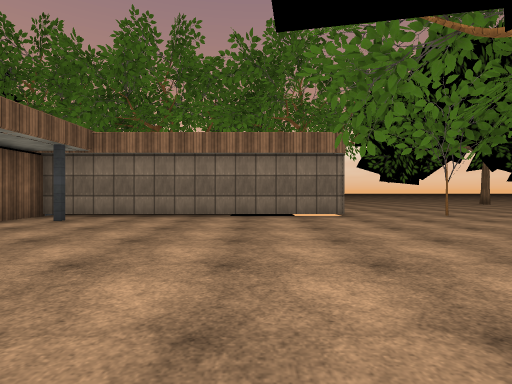
View 1 (above)

22 first-person views from a walk through a 3-D level made in the Unity game engine. The camera is 1.2 m above the floor, looks level and sees 80° across. Doors are open. The floor is counted in squares, 2 m on a side. Each view is taken from the middle of a square. On the plan, view 1 faces up. The plan holds only what a view shows up to about 9 squares ahead; the rest is blank. The place goes on beyond the plan. The player character is not drawn. Some surface patterns are stand-ins.

View 2
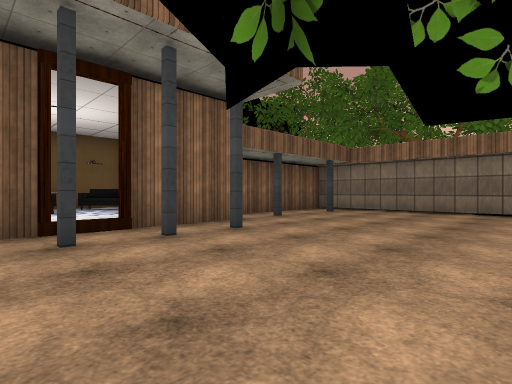

View 3
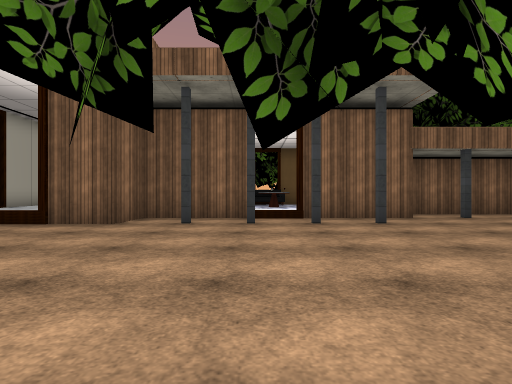

View 4
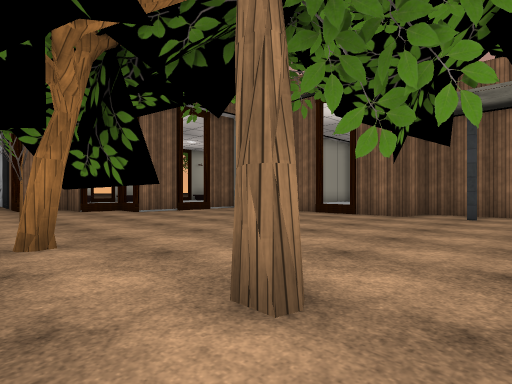

View 5
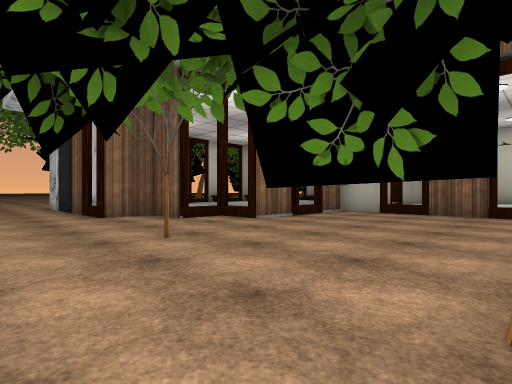

View 6
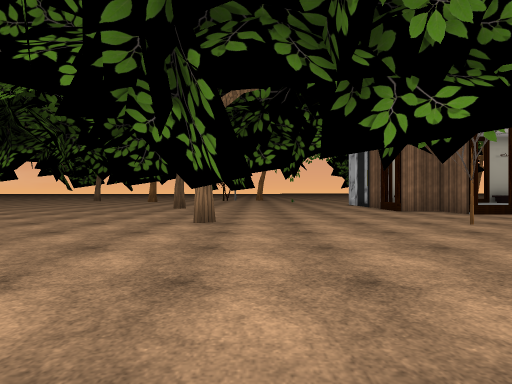

View 7
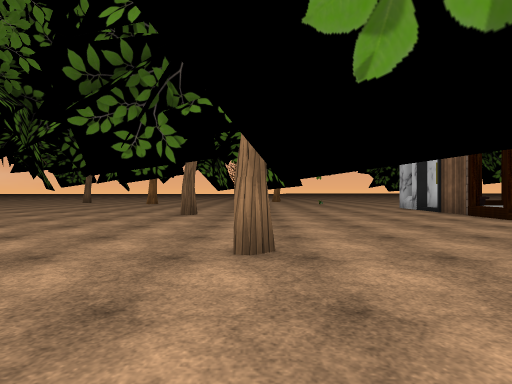

View 8
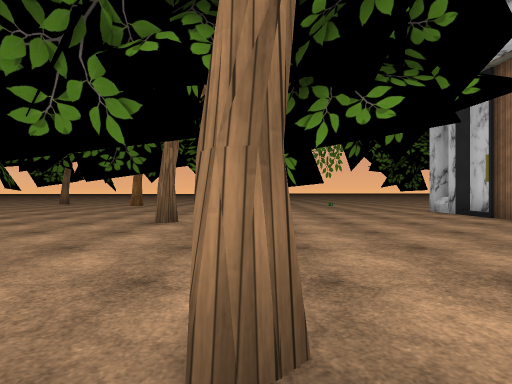

View 9
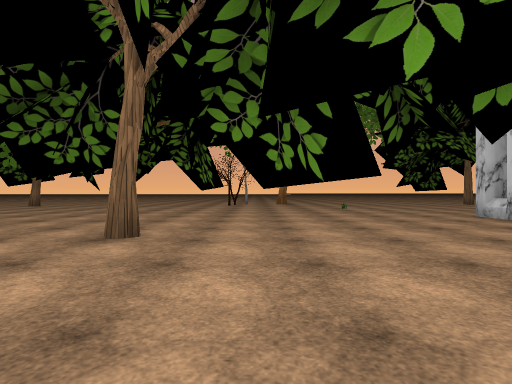

View 10
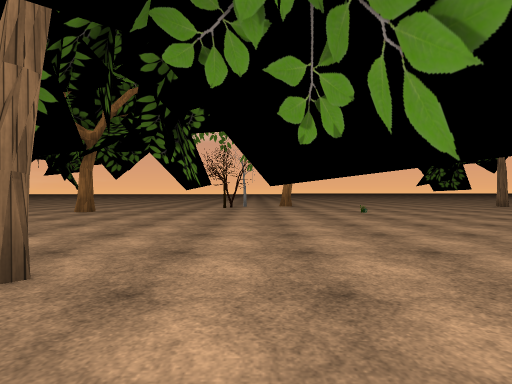

View 11
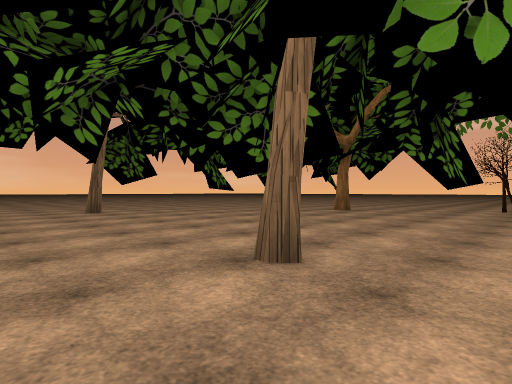

View 12
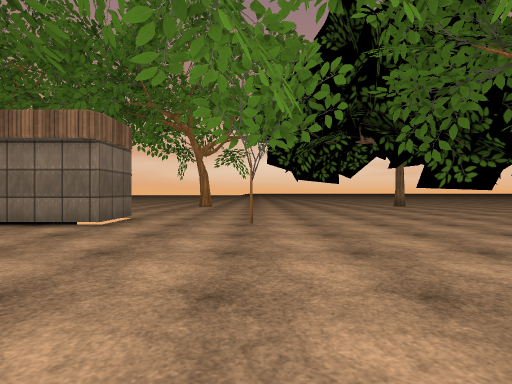

View 13
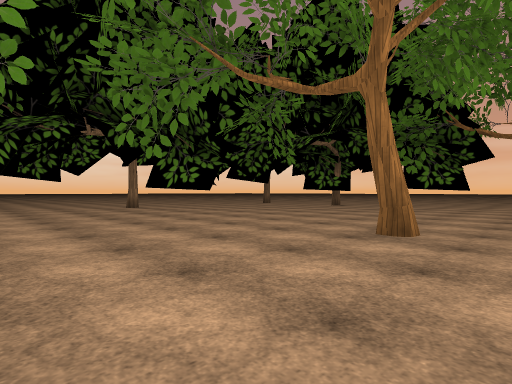

View 14
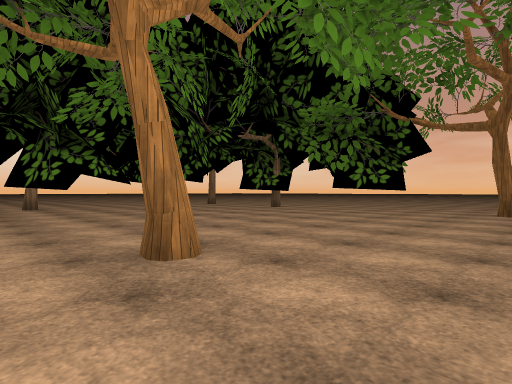

View 15
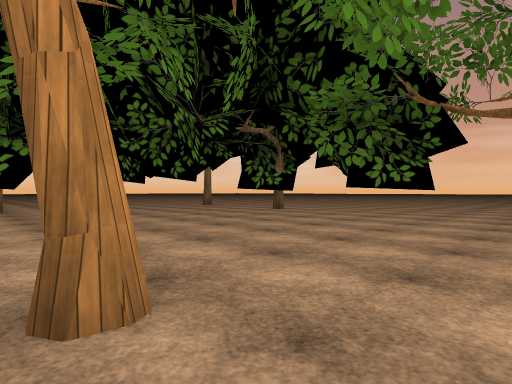

View 16
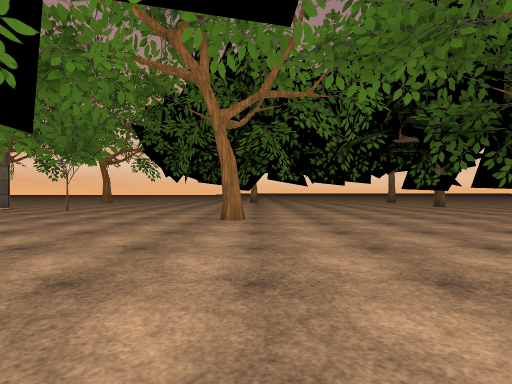

View 17
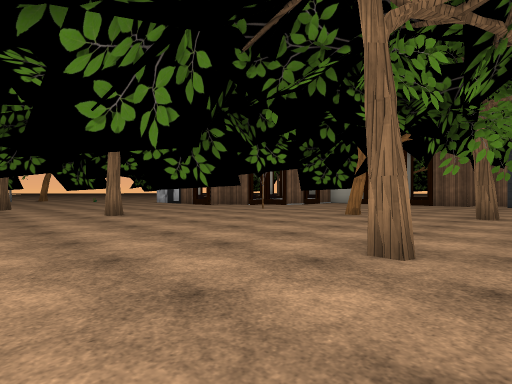

View 18
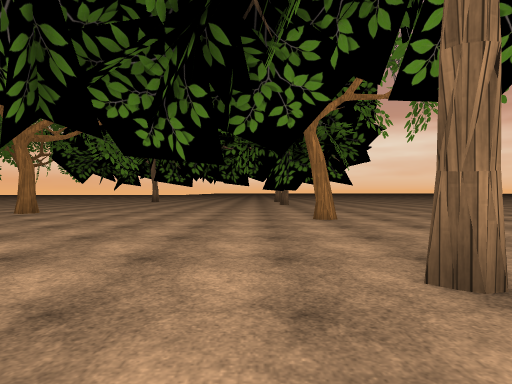

View 19
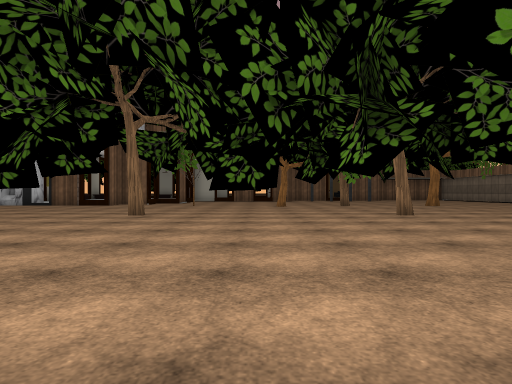

View 20
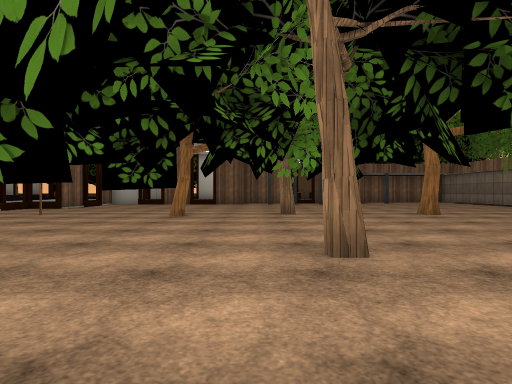

View 21
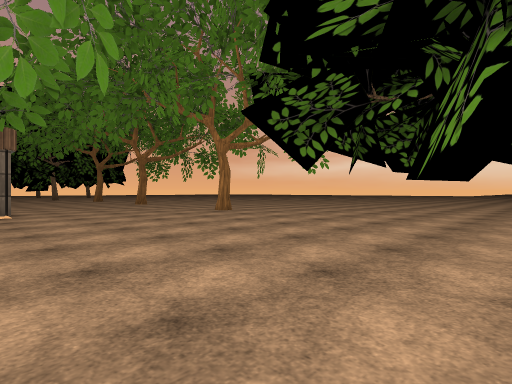

View 22
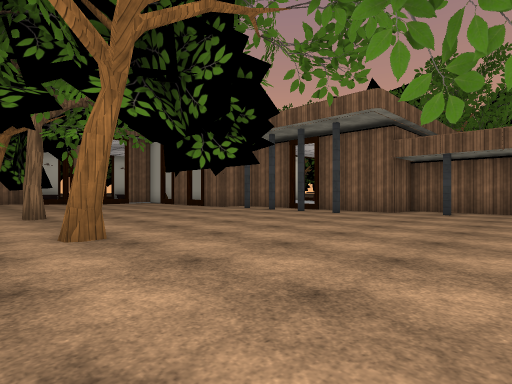

### Floor plan
Key: @ floor where view 1 was taken; # wall or solid block; x gap in a wall; . floor; / step, stairs or slope; D open door; T tree; P pillar; H thing the floor can be seen under or through; O other object.
Columns run from 10 left of view 1 to 20 right of it. Each row starts with its distance up from view 1.
 11             ........x....
 10             ........ #....
  9             #..............
  8      D###### ..T...... .....
  7       .......................
  6      #P.................... #.
  5      #...... .......#..........
  4       P........................
  3      #......................#..
  2       #.......#................
  1    .. #P... ....  ........ ....
  0 O  .. #P..@. ..................
 -1 O     #P...............  ......
 -2       #P..... #. ..#.... .....
 -3       #... ..................
 -4        #......   ...  .... .
 -5        #......H............
 -6        x.....H.. #..........
 -7        #......H....#.......
 -8        /..................
 -9        #......T....#.....
-10         #/##.............
-11            ##..... .  ....
-12             ##............
-13               ....#...........
-14              #P....#.#........
-15              x..............#
-16              x......... ....
-17              O.............
-18              .......#. ....
-19              ........ .....
-20             .............
-21             .... ........

Where each view was taken, in squares from view 1:
view 1: 0 up, 0 right, facing up
view 2: 2 down, 1 right, facing up-left
view 3: 1 down, 3 right, facing left
view 4: 1 down, 5 right, facing down-left
view 5: 5 down, 6 right, facing down-left
view 6: 3 down, 8 right, facing down
view 7: 6 down, 9 right, facing down
view 8: 8 down, 9 right, facing down
view 9: 10 down, 9 right, facing down
view 10: 12 down, 9 right, facing down
view 11: 12 down, 9 right, facing down-right
view 12: 2 up, 5 right, facing up
view 13: 3 up, 6 right, facing up-right
view 14: 2 up, 9 right, facing up-right
view 15: 3 up, 10 right, facing up-right
view 16: 2 down, 11 right, facing up
view 17: 1 down, 12 right, facing down-left
view 18: 4 down, 17 right, facing up
view 19: 6 down, 17 right, facing left
view 20: 3 down, 12 right, facing left
view 21: 8 up, 11 right, facing up-left
view 22: 6 up, 5 right, facing down-left
